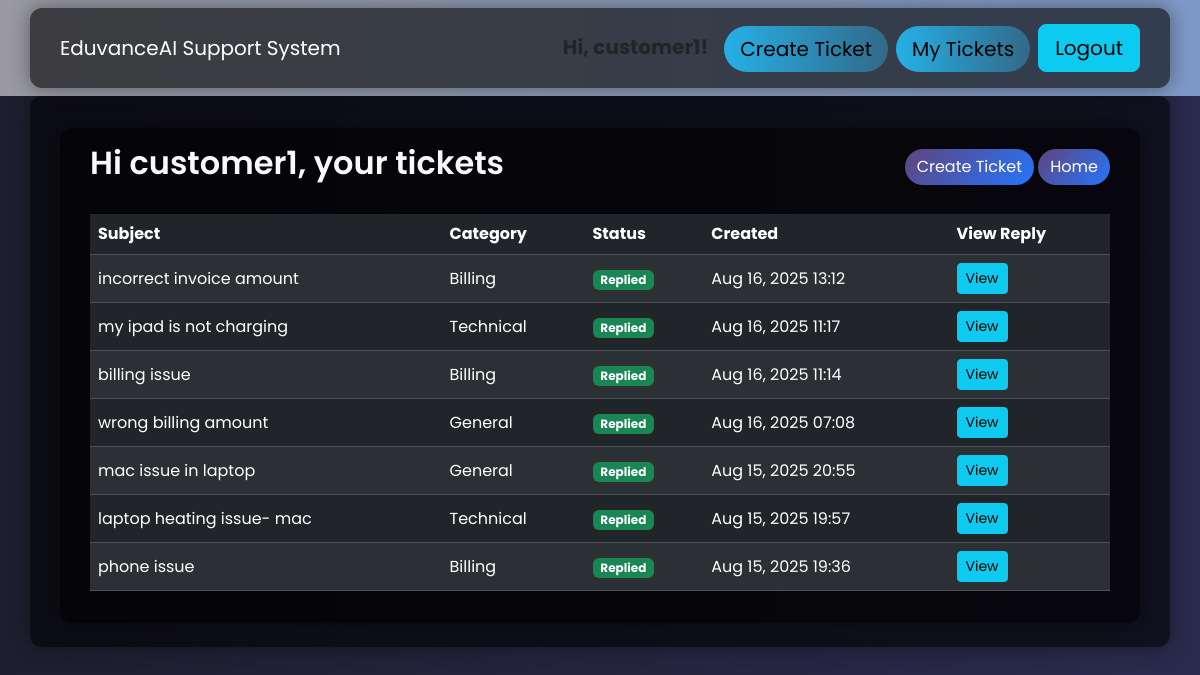
Page /tickets/tickets/customer/ (signed in) on the committed database.
### tickets/models.py (models this page shows, shortened)
class Ticket(models.Model):
    CATEGORY_CHOICES = [
        ('Billing', 'Billing'),
        ('Technical', 'Technical'),
        ('General', 'General'),
    ]
    STATUS_CHOICES = [
        ('Pending', 'Pending'),
        ('Replied', 'Replied'),
    ]
    customer = models.ForeignKey(User, on_delete=models.CASCADE)
    subject = models.CharField(max_length=255)
    message = models.TextField()
    category = models.CharField(max_length=50, choices=CATEGORY_CHOICES, blank=True, null=True)
    status = models.CharField(max_length=20, choices=STATUS_CHOICES, default='Pending')
    created_at = models.DateTimeField(auto_now_add=True)
    response = models.TextField(blank=True, null=True)
    responder = models.ForeignKey(User, on_delete=models.SET_NULL, null=True, blank=True, related_name='responses')
    ai_generated = models.BooleanField(default=False)
    ai_classified = models.BooleanField(default=False)  # new field

### tickets/views.py (the view)
# urls.py: path('tickets/customer/', views.customer_ticket_list, name='customer_ticket_list'),
@login_required
def customer_ticket_list(request):
    tickets = Ticket.objects.filter(customer=request.user).order_by('-created_at')
    return render(request, 'tickets/customer_ticket_list.html', {'tickets': tickets})

### tickets/templates/tickets/customer_ticket_list.html (shortened to what this page needs)
{% extends 'tickets/base.html' %}
{% block content %}
<div class="container mt-2">
    <div class="d-flex justify-content-between align-items-center mb-4">
        <h2 class="text-light">Hi {{ request.user.username }}, your tickets</h2>
        <div>
            <a href="{% url 'create_ticket' %}" class="btn btn-secondary">Create Ticket</a>
            <a href="{% url 'home' %}" class="btn btn-secondary">Home</a>
        </div>
    </div>
    <div class="table-responsive">
        <table class="table table-dark table-striped align-middle">
            <thead class="table-gradient">
                <tr>
                    <th>Subject</th>
                    <th>Category</th>
                    <th>Status</th>
                    <th>Created</th>
                    <th>View Reply</th>
                </tr>
            </thead>
            <tbody>
            {% for ticket in tickets %}
                <tr>
                    <td>{{ ticket.subject }}</td>
                    <td>{{ ticket.category }}</td>
                    <td>
                        <span class="badge {% if ticket.status == 'Replied' %}bg-success{% else %}bg-warning text-dark{% endif %}">
                            {{ ticket.status }}
                        </span>
                    </td>
                    <td>{{ ticket.created_at|date:"M d, Y H:i" }}</td>
                    <td>
                        <a href="{% url 'customer_ticket_detail' ticket.id %}" class="btn btn-info btn-sm">
                            View
                        </a>
                    </td>
                </tr>
            {% empty %}
                <tr>
                    <td colspan="5" class="text-center text-light">No tickets yet.</td>
                </tr>
            {% endfor %}
            </tbody>
        </table>
    </div>
</div>
{% endblock %}

### tickets/templates/tickets/base.html (shortened to what this page needs)
{% load static %}
<!DOCTYPE html>
<html>
<head>
  <link href="https://cdn.jsdelivr.net/npm/bootstrap@5.3.2/dist/css/bootstrap.min.css" rel="stylesheet">
  <link rel="stylesheet" href="{% static 'css/theme.css' %}">
</head>
<body>
  <nav class="navbar navbar-expand-lg navbar-dark sticky-top">
    <div class="container">
      <a class="navbar-brand" href="{% url 'home' %}">EduvanceAI Support System</a>
      <div class="ms-auto d-flex gap-2">
  {% if user.is_authenticated %}
<span class="navbar-text me-2 fw-bold text-dark fs-5">Hi, {{ user.username }}!</span>
    {% if not user.is_staff %}
      <a href="{% url 'create_ticket' %}" class="btn btn-warning btn-lg btn-center-text">Create Ticket</a>
      <a href="{% url 'customer_ticket_list' %}" class="btn btn-warning btn-lg btn-center-text">My Tickets</a>
    {% else %}
<a href="{% url 'admin_ticket_list' %}" class="btn btn-warning btn-lg btn-center-text">
    Admin Dashboard
</a>
    {% endif %}
    <a href="{% url 'logout' %}" class="btn btn-info btn-lg btn-center-text ">Logout</a>
  {% else %}
    <a href="{% url 'login' %}?role=customer" class="btn btn-warning btn-lg">Customer Login</a>
    <a href="{% url 'login' %}?role=admin" class="btn btn-warning btn-lg">Admin Login</a>
  {% endif %}
</div>
    </div>
  </nav>
  <main class="container py-4">
    {% block content %}{% endblock %}
  </main>
</body>
</html>

### tickets/static/tickets/theme.css (style rules this page uses)
body { background: linear-gradient(135deg, #1f1c2c, #928dab); color: white; min-height: 100vh; margin: 0; font-family: 'Poppins', sans-serif; }
h1, h2, h3, h4, h5, h6 { font-weight: 600; }
p, span, li, a { font-weight: 400; }
.container { background: rgba(0, 0, 0, 0.6); padding: 50px; border-radius: 50px; box-shadow: 0 8px 20px rgba(0, 0, 0, 0.5); }
.btn-warning { background: linear-gradient(45deg, #6a11cb, #2575fc); border: none; border-radius: 50px; margin-top: auto; }
.container { background-color: rgba(0, 0, 0, 0.6); padding: 30px; border-radius: 12px; box-shadow: 0 0 20px rgba(0, 0, 0, 0.4); }
.table-gradient { background: linear-gradient(135deg, #1f1c2c, #928dab); }
body { background: #121212; color: #e0e0e0; }
.btn-secondary { background: linear-gradient(135deg, #60447d, #2575fc); color: #fff; border-radius: 50px; border: none; }
.container { padding-top: 1rem; padding-bottom: 1rem; }

### tickets/templates/tickets/base.html (style rules this page uses)
body { min-height: 100vh; background: linear-gradient(90deg, #1e1e2f, #2a2a4d); color: #fff; }
.navbar { background: linear-gradient(90deg, #99999fff, #7d98c7ff); }
.btn-warning { background: linear-gradient(90deg, #26b0e6ff, #326988ff); border: none; border-radius:50px; }

### rows in the picture
Ticket: subject "incorrect invoice amount", category "Billing", status "Replied", created_at "Aug 16, 2025 13:12"
Ticket: subject "my ipad is not charging", category "Technical", status "Replied", created_at "Aug 16, 2025 11:17"
Ticket: subject "billing issue", category "Billing", status "Replied", created_at "Aug 16, 2025 11:14"
Ticket: subject "wrong billing amount", category "General", status "Replied", created_at "Aug 16, 2025 07:08"
Ticket: subject "mac issue in laptop", category "General", status "Replied", created_at "Aug 15, 2025 20:55"
Ticket: subject "laptop heating issue- mac", category "Technical", status "Replied", created_at "Aug 15, 2025 19:57"
Ticket: subject "phone issue", category "Billing", status "Replied", created_at "Aug 15, 2025 19:36"

### other values in the picture
{{ user.username }} "customer1"
{{ request.user.username }} "customer1"
